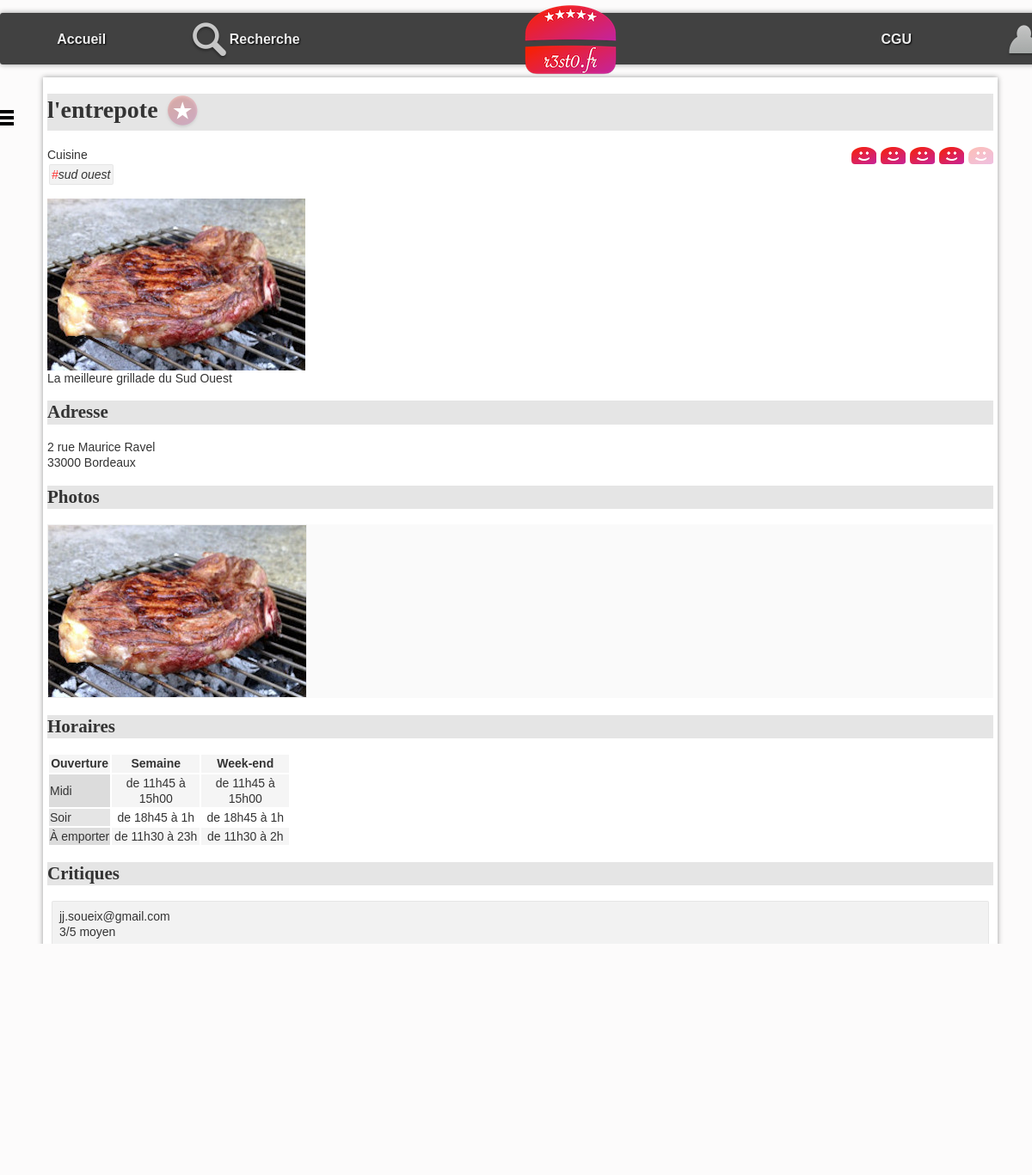
Page /controleur/detailResto.php?idR=1 on the earlier database version.
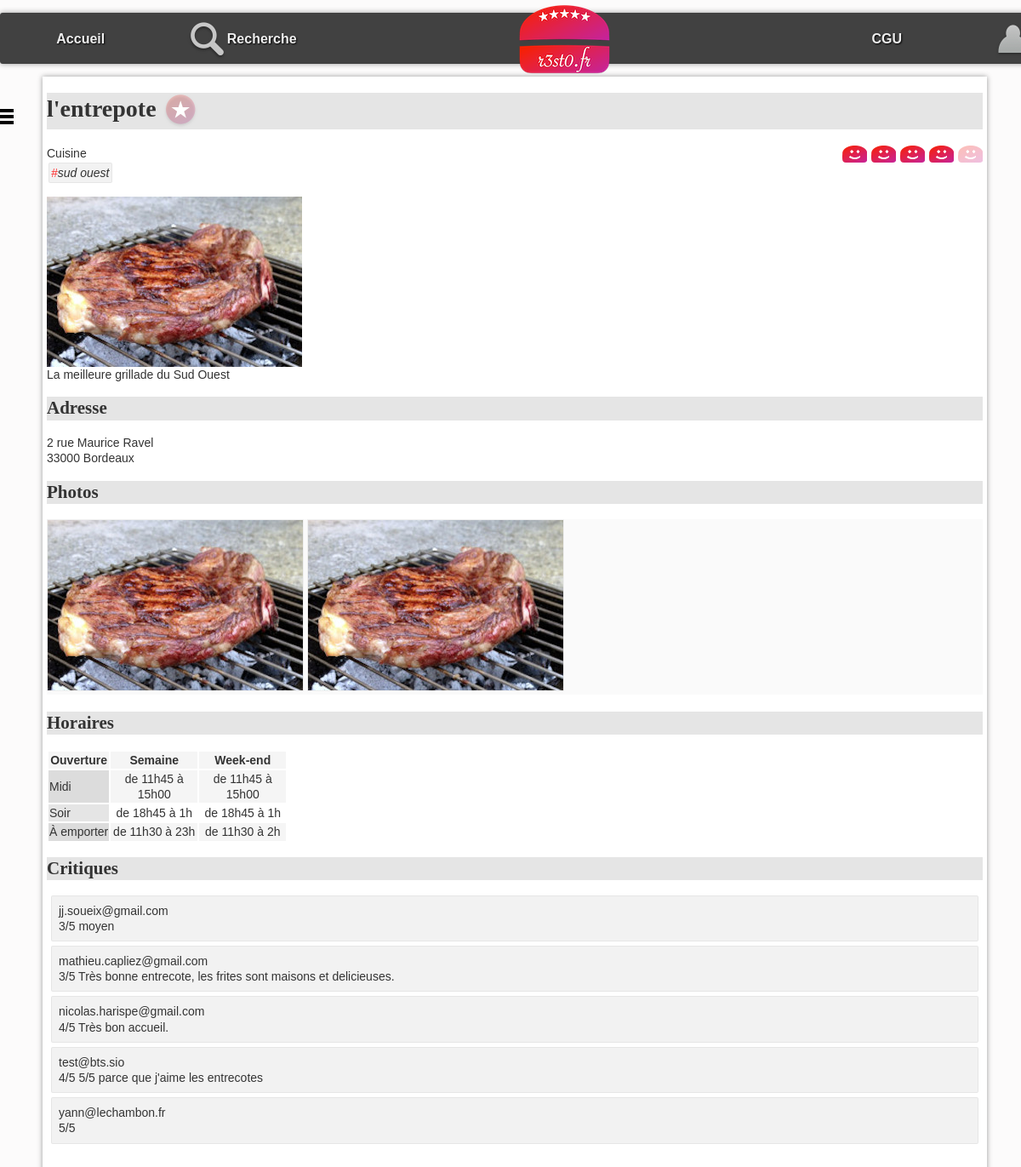
Same page on the later database version.
### tables this page shows
CREATE TABLE `typeCuisine` (
  `idTC` bigint(20) NOT NULL,
  `libelleTC` varchar(255) DEFAULT NULL
);

CREATE TABLE `photo` (
  `idP` bigint(20) NOT NULL,
  `cheminP` varchar(255) DEFAULT NULL,
  `idR` bigint(20) DEFAULT NULL
);

CREATE TABLE `critiquer` (
  `idR` bigint(20) NOT NULL,
  `mailU` varchar(150) NOT NULL,
  `note` int(11) DEFAULT NULL,
  `commentaire` varchar(4096) DEFAULT NULL
);

### controleur/detailResto.php (called while the page is built, shortened)
<?php
if ($_SERVER["SCRIPT_FILENAME"] == __FILE__) {
    $racine = "..";
}
include_once "$racine/modele/bd.resto.inc.php";
include_once "$racine/modele/bd.typecuisine.inc.php";
include_once "$racine/modele/bd.photo.inc.php";
include_once "$racine/modele/bd.critiquer.inc.php";
include_once "$racine/modele/bd.aimer.inc.php";
$idR = $_GET["idR"];
$unResto = getRestoByIdR($idR);
$lesTypesCuisine = getTypesCuisineByIdR($idR);
$lesPhotos = getPhotosByIdR($idR);
$noteMoy = round(getNoteMoyenneByIdR($idR), 0);
$mailU = getMailULoggedOn();
$aimer = getAimerById($mailU, $idR);
$critiques = getCritiquerByIdR($idR);
include "$racine/vue/entete.html.php";
include "$racine/vue/vueDetailResto.php";
include "$racine/vue/pied.html.php";
?>

### modele/bd.resto.inc.php (called while the page is built, shortened)
<?php
function getRestoByIdR($idR) {
    try {
        $cnx = connexionPDO();
        $req = $cnx->prepare("select * from resto where idR=:idR");
        $req->bindValue(':idR', $idR, PDO::PARAM_INT);
        $req->execute();
        $resultat = $req->fetch(PDO::FETCH_ASSOC);
    } catch (PDOException $e) {
        print "Erreur !: " . $e->getMessage();
        die();
    }
    return $resultat;
}
?>

### modele/bd.aimer.inc.php (called while the page is built, shortened)
<?php
function getAimerById($mailU, $idR){
    try {
        $cnx = connexionPDO();
        $req = $cnx->prepare("select * from aimer where mailU=:mailU and  idR=:idR");
        $req->bindValue(':idR', $idR, PDO::PARAM_INT);
        $req->bindValue(':mailU', $mailU, PDO::PARAM_STR);
        $req->execute();
        $resultat = $req->fetch(PDO::FETCH_ASSOC);
    } catch (PDOException $e) {
        print "Erreur !: " . $e->getMessage();
        die();
    }
    return $resultat;
}
?>

### modele/bd.critiquer.inc.php (called while the page is built, shortened)
<?php
function getCritiquerByIdR($idR) {
    $resultat = array();
    try {
        $cnx = connexionPDO();
        $req = $cnx->prepare("select * from critiquer where idR=:idR");
        $req->bindValue(':idR', $idR, PDO::PARAM_INT);
        $req->execute();
        $ligne = $req->fetch(PDO::FETCH_ASSOC);
        while ($ligne) {
            $resultat[] = $ligne;
            $ligne = $req->fetch(PDO::FETCH_ASSOC);
        }
    } catch (PDOException $e) {
        print "Erreur !: " . $e->getMessage();
        die();
    }
    return $resultat;
}
function getNoteMoyenneByIdR($idR) {
    $resultat = array();
    try {
        $cnx = connexionPDO();
        $req = $cnx->prepare("select avg(note) from critiquer where idR=:idR");
        $req->bindValue(':idR', $idR, PDO::PARAM_INT);
        $req->execute();
        $resultat = $req->fetch(PDO::FETCH_ASSOC);
    } catch (PDOException $e) {
        print "Erreur !: " . $e->getMessage();
        die();
    }
    if ($req->rowCount()>0){
        return $resultat["avg(note)"];
    }
    else{
        return 0;
    }
}
?>

### modele/bd.typecuisine.inc.php (called while the page is built, shortened)
<?php
function getTypesCuisineByIdR($idR){
    $resultat = array();
    try {
        $cnx = connexionPDO();
        $req = $cnx->prepare("select typeCuisine.* from typeCuisine,proposer where typeCuisine.idTC = proposer.idTC and proposer.idR = :idR");
        $req->bindValue(':idR', $idR, PDO::PARAM_INT);
        $req->execute();
        while ($ligne = $req->fetch(PDO::FETCH_ASSOC)) {
            $resultat[] = $ligne;
        }
    } catch (PDOException $e) {
        print "Erreur !: " . $e->getMessage();
        die();
    }
    return $resultat;
}
?>

### modele/bd.photo.inc.php (called while the page is built, shortened)
<?php
function getPhotosByIdR($idR) {
    $resultat = array();
    try {
        $cnx = connexionPDO();
        $req = $cnx->prepare("select * from photo where idR=:idR");
        $req->bindValue(':idR', $idR, PDO::PARAM_INT);
        $req->execute();
        $resultat = $req->fetchAll(PDO::FETCH_ASSOC);
    } catch (PDOException $e) {
        print "Erreur !: " . $e->getMessage();
        die();
    }
    return $resultat;
}
?>

### vue/vueDetailResto.php (the view, shortened to what the changed rows need)
<h1><?= $unResto['nomR']; ?>
    <?php if ($aimer != false) { ?>
        <a href="./?action=aimer&idR=<?= $unResto['idR']; ?>" ><img class="aimer" src="images/aime.png" alt="j'aime ce restaurant"></a>
    <?php } else { ?>
        <a href="./?action=aimer&idR=<?= $unResto['idR']; ?>" ><img class="aimer" src="images/aimepas.png" alt="je n'aime pas encore ce restaurant"></a>
    <?php } ?>
</h1>
<span id="note">
    <?php for ($i = 1; $i <= 5; $i++) { ?>
        <a class="aimer" href="./?action=noter&note=<?= $i ?>&idR=<?= $unResto['idR']; ?>" >
            <?php if ($i <= $noteMoy) { ?>
                <img class="note" src="images/like.png" alt="">
            <?php } else {
                ?>
                <img class="note" src="images/neutre.png" alt="line neutre">
            <?php } ?>
        </a>
    <?php } ?>
</span>
<section>
    Cuisine <br />
    <ul id="tagFood">
        <?php for ($j = 0; $j < count($lesTypesCuisine); $j++) { ?>
            <li class="tag"><span class="tag">#</span><?= $lesTypesCuisine[$j]["libelleTC"] ?></li>
        <?php } ?>
    </ul>
</section>
<p id="principal">
    <?php if (count($lesPhotos) > 0) { ?>
        <img src="photos/<?= $lesPhotos[0]["cheminP"] ?>" alt="photo du restaurant" />
    <?php } ?>
    <br />
    <?= $unResto['descR']; ?>
</p>
<h2 id="adresse">
    Adresse
</h2>
<h2 id="photos">
    Photos
</h2>
<ul id="galerie">
    <?php for ($i = 0; $i < count($lesPhotos); $i++) { ?>
        <li> <img class="galerie" src="photos/<?= $lesPhotos[$i]["cheminP"] ?>" alt="" /></li>
    <?php } ?>
</ul>
<h2 id="horaires">
    Horaires
</h2>
<?= $unResto['horairesR']; ?>
<h2 id="crit">Critiques</h2>
<ul id="critiques">
    <?php for ($i = 0; $i < count($critiques); $i++) { ?>
        <li>
            <span>
                <?= $critiques[$i]["mailU"] ?>
            </span>
            <div>
                <span>
                    <?php
                    if ($critiques[$i]["note"]) {
                        echo $critiques[$i]["note"] . "/5";
                    }
                    ?>
                </span>
                <span><?= $critiques[$i]["commentaire"] ?> </span>
            </div>
        </li>
    <?php } ?>
</ul>

Differences in the rows shown:
added photo: cheminP (picture)
now on this page (row unchanged): critiquer: mailU "mathieu.capliez@gmail.com", note "3", commentaire "Très bonne entrecote, les frites sont maisons et delicieuses."
now on this page (row unchanged): critiquer: mailU "nicolas.harispe@gmail.com", note "4", commentaire "Très bon accueil."
now on this page (row unchanged): critiquer: mailU "test@bts.sio", note "4", commentaire "5/5 parce que j'aime les entrecotes"
now on this page (row unchanged): critiquer: mailU "yann@lechambon.fr", note "5"
